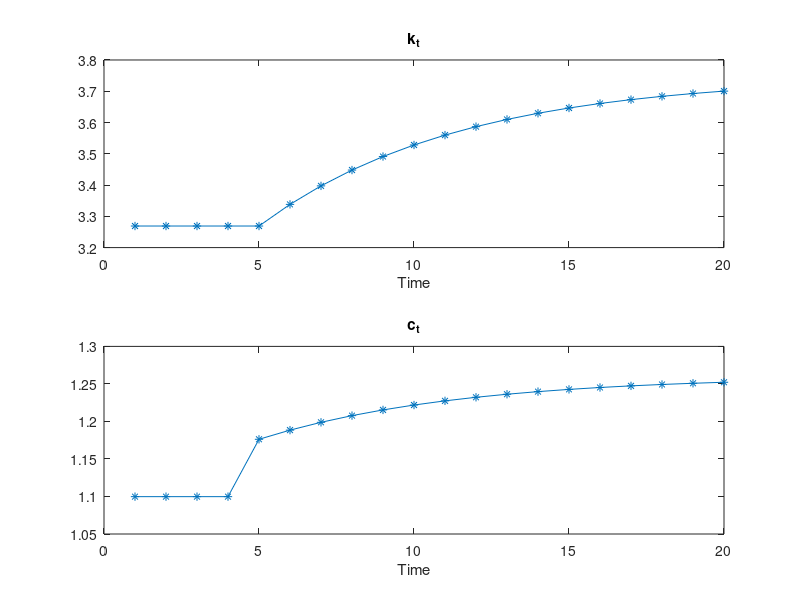
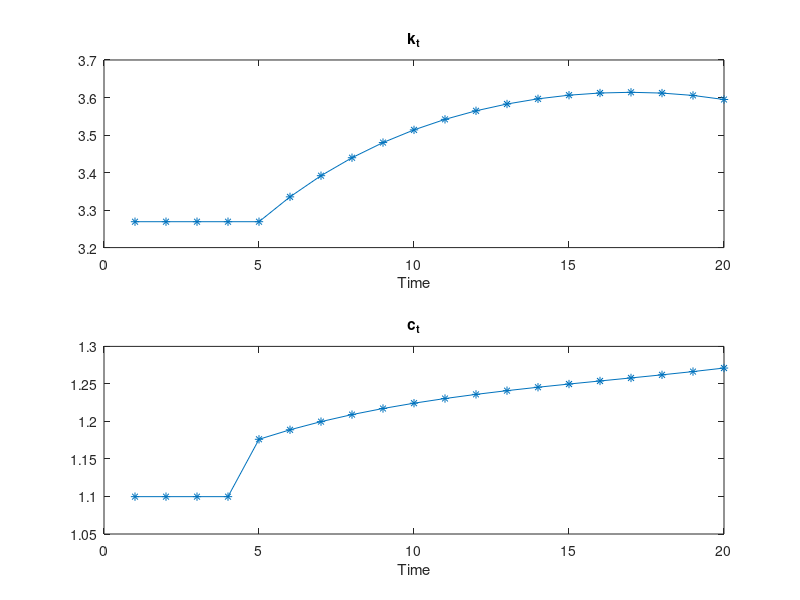

MATLAB code for these plots, in order: (Note: this script raises an error after producing the figures.)
clear
clc

% Solution code of Problem Set 2, ECON712
% Written by Anson Zhou, updated for 2017

%% Problem 1
z = 1;
alpha = 0.3;
delta = 0.1;
beta = 0.97;

% steady state
k_bar = ((1./(alpha*z))*(1./beta-(1-delta))).^(1./(alpha-1));
c_bar = z*k_bar.^alpha-delta*k_bar;

% compute the Jacobian matrix at steady state
J_11 = z*alpha*(k_bar).^(alpha-1)+(1-delta);
J_12 = -1;
J_21 = (c_bar*beta)*z*alpha*(alpha-1)*k_bar.^(alpha-2)...
    *(alpha*z*k_bar.^(alpha-1)+(1-delta));
J_22 = beta*(1-delta+z*alpha*k_bar^(alpha-1))...
    +(c_bar*beta)*z*alpha*(alpha-1)*k_bar.^(alpha-2)*(-1);
J = [J_11, J_12; J_21, J_22];

% eigenvalues and eigenvectors
[V,D]=eig(J);

% new steady state
z = z + 0.1;
k_bar2 = ((1./(alpha*z))*(1./beta-(1-delta))).^(1./(alpha-1));
c_bar2 = z*k_bar2.^alpha-delta*k_bar2;

% Jacobian matrix at new steady state
J2_11 = z*alpha*(k_bar2).^(alpha-1)+(1-delta);
J2_12 = -1;
J2_21 = (c_bar2*beta)*z*alpha*(alpha-1)*k_bar2.^(alpha-2)...
    *(alpha*z*k_bar2.^(alpha-1)+(1-delta));
J2_22 = beta*(1-delta+z*alpha*k_bar2^(alpha-1))...
    +(c_bar2*beta)*z*alpha*(alpha-1)*k_bar2.^(alpha-2)*(-1);
J2 = [J2_11, J2_12; J2_21, J2_22];

% eigenvalues and eigenvectors
[V2,D2]=eig(J2);

% determine coefficients for specific solution
t0 = 5;
m2 = (k_bar-k_bar2)/(V2(1,2).* D2(2,2).^t0);

% response at t0
c_t0 = c_bar2 + V2(2,2)*m2*(D2(2,2).^t0);

% trajectory using linearized saddle path
Prd = 20-t0+1;
Trj1 = zeros(2,Prd);
Trj1(1,1) = k_bar;
Trj1(2,1) = c_t0;
for i = 2:Prd
    Trj1(:,i)=[k_bar2; c_bar2]+J2*(Trj1(:,i-1)-[k_bar2; c_bar2]);
end

% trajectory using original equation and the "jump" of c_5 calculated under
% linearization
Trj2 = zeros(2,Prd);
Trj2(1,1)=k_bar;
Trj2(2,1)=c_t0;
for i = 2:Prd
    k = Trj2(1,i-1);
    c = Trj2(2,i-1);
    Trj2(1,i) = z*k.^alpha + (1-delta)*k - c;
    Trj2(2,i) = (1-delta+z*alpha*Trj2(1,i).^(alpha-1))*beta*c;
end

before = repmat([k_bar; c_bar],1, t0-1);
Trj1_whole = [before, Trj1];   % Transition under linear hypothesis
Trj2_whole = [before, Trj2];   % Actual transition using "jump" from linearization

time = 1:20;

% Linear plot
figure
subplot(2,1,1)       % add first plot in 2 x 1 grid
plot(time,Trj1_whole(1,:),'-*')
xlabel('Time')
title('k_t')

subplot(2,1,2)       % add first plot in 2 x 1 grid
plot(time,Trj1_whole(2,:),'-*')
xlabel('Time')
title('c_t')


% Showing linear value under actual dynamics does not converge
figure
subplot(2,1,1)       % add first plot in 2 x 1 grid
plot(time,Trj2_whole(1,:),'-*')
xlabel('Time')
title('k_t')

subplot(2,1,2)       % add first plot in 2 x 1 grid
plot(time,Trj2_whole(2,:),'-*')
xlabel('Time')
title('c_t')

% find actual c_t0 needed.
M = 10000;
C_range = linspace(c_bar, c_bar2, M);
Distance = zeros(1,M);
for i = 1:M
    Distance(1,i)=calib( C_range(i), alpha, beta, delta, z, k_bar, k_bar2, c_bar2);
end
[DD,I] = min(Distance);
c_star = C_range(I);

Trj3 = zeros(2,Prd);
Trj3(1,1)=k_bar;
Trj3(2,1)=c_star;
for i = 2:Prd
    k = Trj3(1,i-1);
    c = Trj3(2,i-1);
    Trj3(1,i) = z*k.^alpha + (1-delta)*k - c;
    Trj3(2,i) = (1-delta+z*alpha*Trj3(1,i).^(alpha-1))*beta*c;
end

Trj3_whole = [before, Trj3];  

% Actual transition using "shooting algorithm"
% Actual transition, using c_5 calculated from "shooting algorithm"
figure
subplot(2,1,1)       % add first plot in 2 x 1 grid
plot(time,Trj3_whole(1,:),'-*')
xlabel('Time')
title('k_t')

subplot(2,1,2)       % add first plot in 2 x 1 grid
plot(time,Trj3_whole(2,:),'-*')
xlabel('Time')
title('c_t')

